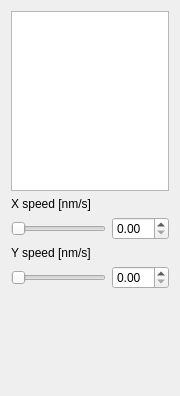
             <widget class="QWidget" name="padPage">
              <property name="geometry">
               <rect>
                <x>0</x>
                <y>0</y>
                <width>180</width>
                <height>396</height>
               </rect>
              </property>
              <attribute name="label">
               <string>Optical trap control pad</string>
              </attribute>
              <layout class="QVBoxLayout" name="padVert" stretch="2,2">
               <item>
                <widget class="PlotWidget" name="trapPadPlot">
                 <property name="maximumSize">
                  <size>
                   <width>180</width>
                   <height>180</height>
                  </size>
                 </property>
                </widget>
               </item>
               <item>
                <layout class="QGridLayout" name="trapPadSpeedGrid" rowstretch="1,0,1,0,0,0,0,0" columnstretch="2,0">
                 <item row="3" column="0">
                  <widget class="QSlider" name="ySpeedTrapPadSlider">
                   <property name="orientation">
                    <enum>Qt::Horizontal</enum>
                   </property>
                  </widget>
                 </item>
                 <item row="0" column="0">
                  <widget class="QLabel" name="xSpeedTrapPadLab">
                   <property name="text">
                    <string>X speed [nm/s]</string>
                   </property>
                  </widget>
                 </item>
                 <item row="5" column="0">
                  <spacer name="verticalSpacer_10">
                   <property name="orientation">
                    <enum>Qt::Vertical</enum>
                   </property>
                   <property name="sizeHint" stdset="0">
                    <size>
                     <width>20</width>
                     <height>40</height>
                    </size>
                   </property>
                  </spacer>
                 </item>
                 <item row="2" column="0">
                  <widget class="QLabel" name="ySpeedTrapPadLab">
                   <property name="text">
                    <string>Y speed [nm/s]</string>
                   </property>
                  </widget>
                 </item>
                 <item row="3" column="1">
                  <widget class="QDoubleSpinBox" name="ySpeedTrapPadNumDbl"/>
                 </item>
                 <item row="1" column="1">
                  <widget class="QDoubleSpinBox" name="xSpeedTrapPadNumDbl"/>
                 </item>
                 <item row="1" column="0">
                  <widget class="QSlider" name="xSpeedTrapPadSlider">
                   <property name="orientation">
                    <enum>Qt::Horizontal</enum>
                   </property>
                  </widget>
                 </item>
                 <item row="6" column="0">
                  <spacer name="verticalSpacer_4">
                   <property name="orientation">
                    <enum>Qt::Vertical</enum>
                   </property>
                   <property name="sizeHint" stdset="0">
                    <size>
                     <width>20</width>
                     <height>40</height>
                    </size>
                   </property>
                  </spacer>
                 </item>
                 <item row="4" column="0">
                  <spacer name="verticalSpacer_3">
                   <property name="orientation">
                    <enum>Qt::Vertical</enum>
                   </property>
                   <property name="sizeHint" stdset="0">
                    <size>
                     <width>20</width>
                     <height>40</height>
                    </size>
                   </property>
                  </spacer>
                 </item>
                 <item row="7" column="0">
                  <spacer name="verticalSpacer_5">
                   <property name="orientation">
                    <enum>Qt::Vertical</enum>
                   </property>
                   <property name="sizeHint" stdset="0">
                    <size>
                     <width>20</width>
                     <height>40</height>
                    </size>
                   </property>
                  </spacer>
                 </item>
                </layout>
               </item>
              </layout>
             </widget>
